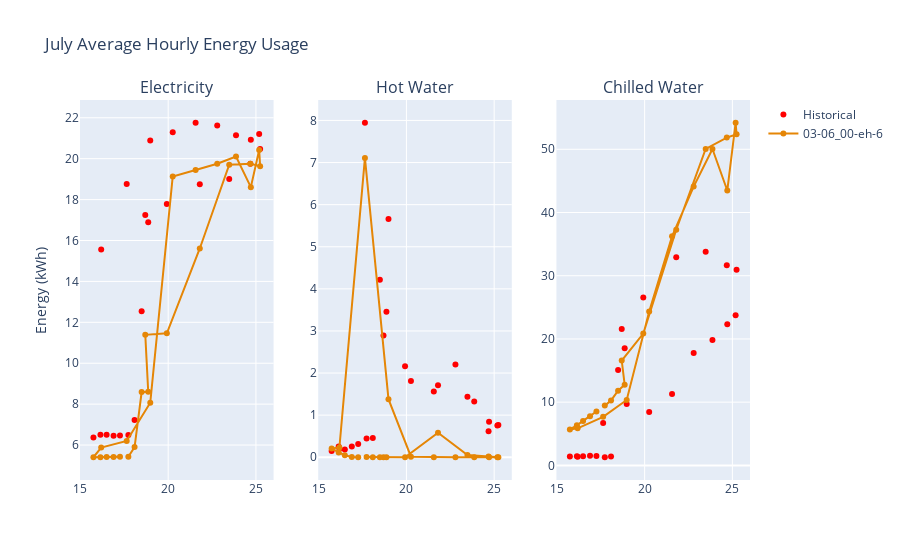

Here is the notebook cell this chart was saved with:
### Code cell
temp_vs_energy_use_by_month(8, "July")

### Figure 1 — Plotly figure (JSON) as saved in the notebook; plotly's stock layout.template omitted (floating-point values rounded to 4 significant figures)
{"data": [{"legendgroup": "Months", "line": {"color": "red"}, "mode": "markers", "name": "Historical", "showlegend": true, "type": "scatter", "x": [17.25, 16.89, 16.49, 16.14, 15.74, 16.18, 17.64, 18.98, 20.26, 21.56, 22.79, 23.86, 24.71, 25.18, 25.24, 24.68, 23.48, 21.8, 19.92, 18.69, 18.86, 18.49, 18.08, 17.73], "xaxis": "x", "y": [6.464, 6.455, 6.507, 6.507, 6.369, 15.56, 18.76, 20.89, 21.29, 21.76, 21.62, 21.15, 20.92, 21.21, 20.48, 19.75, 19.01, 18.75, 17.78, 17.24, 16.89, 12.54, 7.221, 6.491], "yaxis": "y"}, {"legendgroup": "Months", "line": {"color": "red"}, "mode": "markers", "name": "Historical", "showlegend": false, "type": "scatter", "x": [17.25, 16.89, 16.49, 16.14, 15.74, 16.18, 17.64, 18.98, 20.26, 21.56, 22.79, 23.86, 24.71, 25.18, 25.24, 24.68, 23.48, 21.8, 19.92, 18.69, 18.86, 18.49, 18.08, 17.73], "xaxis": "x2", "y": [0.3169, 0.2558, 0.1845, 0.2534, 0.1478, 0.2004, 7.945, 5.656, 1.813, 1.561, 2.203, 1.325, 0.8441, 0.7512, 0.7685, 0.6195, 1.436, 1.709, 2.161, 2.895, 3.454, 4.214, 0.4565, 0.4482], "yaxis": "y2"}, {"legendgroup": "Months", "line": {"color": "red"}, "mode": "markers", "name": "Historical", "showlegend": false, "type": "scatter", "x": [17.25, 16.89, 16.49, 16.14, 15.74, 16.18, 17.64, 18.98, 20.26, 21.56, 22.79, 23.86, 24.71, 25.18, 25.24, 24.68, 23.48, 21.8, 19.92, 18.69, 18.86, 18.49, 18.08, 17.73], "xaxis": "x3", "y": [1.465, 1.51, 1.426, 1.451, 1.423, 1.364, 6.685, 9.691, 8.428, 11.3, 17.77, 19.84, 22.31, 23.76, 30.96, 31.66, 33.78, 32.91, 26.54, 21.57, 18.53, 15.1, 1.397, 1.286], "yaxis": "y3"}, {"legendgroup": "Months", "line": {"color": "rgb(229, 134, 6)"}, "mode": "lines+markers", "name": "03-06_00-eh-6", "showlegend": true, "type": "scatter", "x": [17.25, 16.89, 16.49, 16.14, 15.74, 16.18, 17.64, 18.98, 20.26, 21.56, 22.79, 23.86, 24.71, 25.18, 25.24, 24.68, 23.48, 21.8, 19.92, 18.69, 18.86, 18.49, 18.08, 17.73], "xaxis": "x", "y": [5.424, 5.419, 5.414, 5.409, 5.404, 5.875, 6.202, 8.071, 19.13, 19.45, 19.75, 20.1, 18.61, 20.42, 19.63, 19.75, 19.7, 15.61, 11.46, 11.39, 8.605, 8.592, 5.904, 5.43], "yaxis": "y"}, {"legendgroup": "Months", "line": {"color": "rgb(229, 134, 6)"}, "mode": "lines+markers", "name": "03-06_00-eh-6", "showlegend": false, "type": "scatter", "x": [17.25, 16.89, 16.49, 16.14, 15.74, 16.18, 17.64, 18.98, 20.26, 21.56, 22.79, 23.86, 24.71, 25.18, 25.24, 24.68, 23.48, 21.8, 19.92, 18.69, 18.86, 18.49, 18.08, 17.73], "xaxis": "x2", "y": [0, 0.007476, 0.04915, 0.1139, 0.2108, 0.2317, 7.111, 1.38, 0.01408, 0, 0, 0, 0, 0, 0, 0.01508, 0.0524, 0.5831, 0, 0, 0, 0, 0, 0.005635], "yaxis": "y2"}, {"legendgroup": "Months", "line": {"color": "rgb(229, 134, 6)"}, "mode": "lines+markers", "name": "03-06_00-eh-6", "showlegend": false, "type": "scatter", "x": [17.25, 16.89, 16.49, 16.14, 15.74, 16.18, 17.64, 18.98, 20.26, 21.56, 22.79, 23.86, 24.71, 25.18, 25.24, 24.68, 23.48, 21.8, 19.92, 18.69, 18.86, 18.49, 18.08, 17.73], "xaxis": "x3", "y": [8.527, 7.755, 7.034, 6.346, 5.681, 5.858, 7.686, 10.34, 24.33, 36.24, 44.1, 50.05, 43.48, 54.2, 52.37, 51.85, 50.05, 37.27, 20.86, 16.58, 12.77, 11.81, 10.27, 9.455], "yaxis": "y3"}], "layout": {"annotations": [{"font": {"size": 16}, "showarrow": false, "text": "Electricity", "x": 0.1444, "xanchor": "center", "xref": "paper", "y": 1, "yanchor": "bottom", "yref": "paper"}, {"font": {"size": 16}, "showarrow": false, "text": "Hot Water", "x": 0.5, "xanchor": "center", "xref": "paper", "y": 1, "yanchor": "bottom", "yref": "paper"}, {"font": {"size": 16}, "showarrow": false, "text": "Chilled Water", "x": 0.8556, "xanchor": "center", "xref": "paper", "y": 1, "yanchor": "bottom", "yref": "paper"}], "title": {"text": "July Average Hourly Energy Usage"}, "xaxis": {"anchor": "y", "domain": [0, 0.2889]}, "xaxis2": {"anchor": "y2", "domain": [0.3556, 0.6444]}, "xaxis3": {"anchor": "y3", "domain": [0.7111, 1]}, "yaxis": {"anchor": "x", "domain": [0, 1], "title": {"text": "Energy (kWh)"}}, "yaxis2": {"anchor": "x2", "domain": [0, 1]}, "yaxis3": {"anchor": "x3", "domain": [0, 1]}}}
